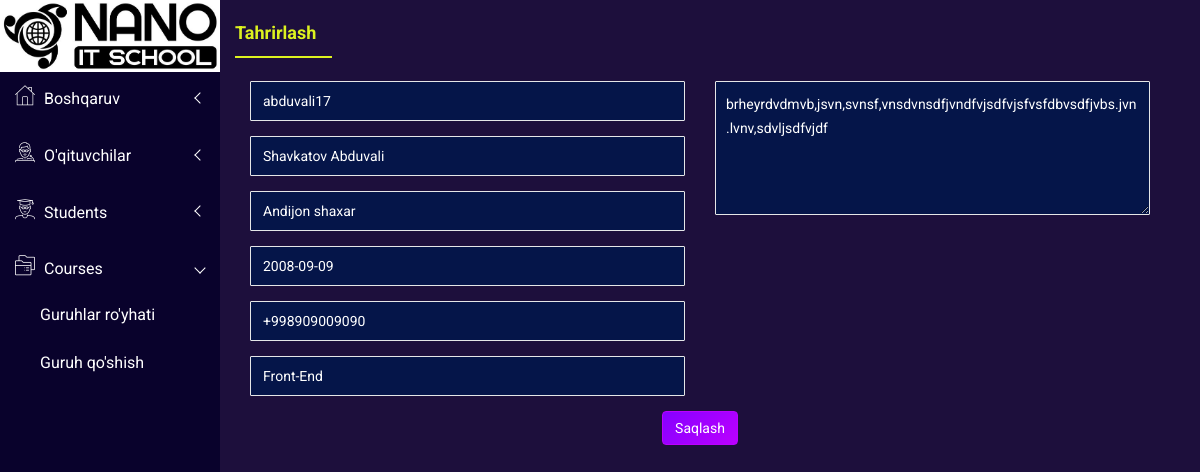
/professors/edit/1/, run on the app's committed database.
### main/models.py (models this page shows, shortened)
class ProfileUser(models.Model):
    ROLE_CHOICES = [
        ('teacher', "O'qituvchi"),
        ('student', "Talaba"),
    ]
    user = models.OneToOneField(User, on_delete=models.CASCADE, related_name='profile')
    role = models.CharField(max_length=10, choices=ROLE_CHOICES, default='student')
    full_name = models.CharField(max_length=150, null=True, blank=True)
    address = models.CharField(max_length=150, null=True, blank=True)
    phone_number = models.CharField(max_length=90, null=True, blank=True)
    birth_date = models.CharField(max_length=90, null=True, blank=True)
    description = models.TextField(blank=True, null=True)
    department = models.CharField(max_length=150, null=True, blank=True)
    profile_pic = models.ImageField(upload_to='profile_pics/', blank=True, null=True)
    group = models.ForeignKey('add_course_model', on_delete=models.SET_NULL, null=True, blank=True)
    is_approved = models.BooleanField(default=False)

### main/views.py (the view, shortened to what this page needs)
# urls.py: path('professors/edit/<int:professor_id>/', edit_professor_view, name='edit_professor'),
def edit_professor_view(request, professor_id):
    professor = get_object_or_404(ProfileUser, id=professor_id, role='teacher')
    context = {
        'professor': professor
    }
    return render(request, 'edit-professor.html', context)

### main/context_processors.py (called while the page is built)
def unread_notifications_count(request):
    if request.user.is_authenticated:
        count = Notification.objects.filter(user=request.user, is_read=False).count()
        return {'unread_notifications_count': count}
    return {}

### templates/edit-professor.html (shortened to what this page needs)
{% load static %}
<!doctype html>
<html class="no-js" lang="en">
<head>
    <link rel="stylesheet" href="{% static 'css/bootstrap.min.css' %}">
    <link rel="stylesheet" href="{% static 'css/font-awesome.min.css' %}">
    <link rel="stylesheet" href="{% static 'css/owl.carousel.css' %}">
    <link rel="stylesheet" href="{% static 'css/owl.theme.css' %}">
    <link rel="stylesheet" href="{% static 'css/owl.transitions.css' %}">
    <link rel="stylesheet" href="{% static 'css/animate.css' %}">
    <link rel="stylesheet" href="{% static 'css/normalize.css' %}">
    <link rel="stylesheet" href="{% static 'css/meanmenu.min.css' %}">
    <link rel="stylesheet" href="{% static 'css/main.css' %}">
    <link rel="stylesheet" href="{% static 'css/educate-custon-icon.css' %}">
    <link rel="stylesheet" href="{% static 'css/morrisjs/morris.css' %}">
    <link rel="stylesheet" href="{% static 'css/scrollbar/jquery.mCustomScrollbar.min.css' %}">
    <link rel="stylesheet" href="{% static 'css/metisMenu/metisMenu.min.css' %}">
    <link rel="stylesheet" href="{% static 'css/metisMenu/metisMenu-vertical.css' %}">
    <link rel="stylesheet" href="{% static 'css/calendar/fullcalendar.min.css' %}">
    <link rel="stylesheet" href="{% static 'css/calendar/fullcalendar.print.min.css' %}">
    <link rel="stylesheet" href="{% static 'css/form/all-type-forms.css' %}">
    <link rel="stylesheet" href="{% static 'css/dropzone/dropzone.css' %}">
    <link rel="stylesheet" href="{% static 'style.css' %}">
    <link rel="stylesheet" href="{% static 'css/responsive.css' %}">
</head>
<body>
    <div class="left-sidebar-pro">
        <nav id="sidebar" style="background-color: #09022c;" class="">
            <div class="sidebar-header">
                <a href="index.html"><img class="main-logo" src="{% static 'images/nano-logo.jpeg' %}" alt="" /></a>
            </div>
            <div class="left-custom-menu-adp-wrap comment-scrollbar">
                <nav class="sidebar-nav">
                    <ul class="metismenu" id="menu1">
                        <li>
                            <a class="has-arrow" href="/">
                                <span class="educate-icon educate-home icon-wrap"></span>
                                <span class="mini-click-non">Boshqaruv</span>
                            </a>
                        </li>
                        <li>
                            <a class="has-arrow" href="/" aria-expanded="false"><span
                                    class="educate-icon educate-professor icon-wrap"></span> <span
                                    class="mini-click-non">O'qituvchilar</span></a>
                        </li>
                        <li>
                            <a class="has-arrow" href="/" aria-expanded="false"><span
                                    class="educate-icon educate-student icon-wrap"></span> <span
                                    class="mini-click-non">Students</span></a>
                        </li>
                        <li class="active">
                            <a class="has-arrow" href="/" aria-expanded="false"><span
                                    class="educate-icon educate-course icon-wrap"></span> <span
                                    class="mini-click-non">Courses</span></a>
                            <ul class="submenu-angle" aria-expanded="false">
                                <li><a title="All Courses" href="/all-courses/"><span class="mini-sub-pro">Guruhlar ro'yhati</span></a></li>
                                <li><a title="Add Courses" href="/add-course/"><span class="mini-sub-pro">Guruh qo'shish</span></a></li>
                            </ul>
                        </li>
                    </ul>
                </nav>
            </div>
        </nav>
    </div>
        <div class="single-pro-review-area mt-t-30 mg-b-15">
            <div class="container-fluid">
                <div class="row">
                    <div class="col-lg-12 col-md-12 col-sm-12 col-xs-12">
                        <div class="product-payment-inner-st">
                            <ul id="myTabedu1" class="tab-review-design">
                                <li class="active"><a>Tahrirlash</a></li>
                            </ul>
                            <div id="myTabContent" class="tab-content custom-product-edit">
                                <div class="product-tab-list tab-pane fade active in" id="description">
                                    <div class="edit-someone">
                                        <div class="col-lg-12 col-md-12 col-sm-12 col-xs-12">
                                            <div class="review-content-section">
                                                <div id="dropzone1" class="pro-ad">
                                                    <form method="POST">
                                                        <div class="row">
                                                            <div class="col-lg-6 col-md-6 col-sm-6 col-xs-12">
                                                                <div class="form-group">
                                                                    <input name="full_name" type="text" class="form-control" placeholder="Username" value="{{ professor.user }}">
                                                                </div>
                                                                <div class="form-group">
                                                                    <input name="full_name" type="text" class="form-control" placeholder="Ism" value="{{ professor.full_name }}">
                                                                </div>
                                                                <div class="form-group">
                                                                    <input name="address" type="text" class="form-control" placeholder="Manzil" value="{{ professor.address }}">
                                                                </div>
                                                                <div class="form-group">
                                                                    <input name="birth_date" type="text" class="form-control" placeholder="Tug‘ilgan sana" value="{{ professor.birth_date }}">
                                                                </div>
                                                                <div class="form-group">
                                                                    <input name="phone_number" type="text" class="form-control" placeholder="Telefon raqam" value="{{ professor.phone_number }}">
                                                                </div>
                                                                <div class="form-group">
                                                                    <input name="department" type="text" class="form-control" placeholder="Bo‘lim" value="{{ professor.department }}">
                                                                </div>
                                                            </div>
                                                            <div class="col-lg-6 col-md-6 col-sm-6 col-xs-12">
                                                                <div class="form-group edit-ta-resize res-mg-t-15">
                                                                    <textarea name="description" class="form-control">{{ professor.description }}</textarea>
                                                                </div>
                                                            </div>
                                                        </div>
                                                        <div class="row">
                                                            <div class="col-lg-12">
                                                                <div class="payment-adress">
                                                                    <button type="submit" class="btn btn-primary waves-effect waves-light">Saqlash</button>
                                                                </div>
                                                            </div>
                                                        </div>
                                                    </form>
                                                </div>
                                            </div>
                                        </div>
                                    </div>
                                </div>
                            </div>
                        </div>
                    </div>
                </div>
            </div>
        </div>
</body>
</html>

### static/css/main.css (style rules this page uses)
html { color: #222; font-size: 1em; line-height: 1.4; }
audio, canvas, iframe, img, svg, video { vertical-align: middle; }
textarea { resize: vertical; }

### static/css/metisMenu/metisMenu-vertical.css (style rules this page uses)
.sidebar-nav { background: #fff; }
.sidebar-nav ul { padding: 0; margin: 0; list-style: none; background: #f5f5f5; }
.sidebar-nav .metismenu { background: #fff; display: -webkit-box; display: -ms-flexbox; display: flex; -webkit-box-orient: vertical; -webkit-box-direction: normal; -ms-flex-direction: column; flex-direction: column; }
.sidebar-nav .metismenu li + li { margin-top: 5px; }
.sidebar-nav .metismenu li:last-child { margin-bottom: 5px; }
.sidebar-nav .metismenu > li { display: -webkit-box; display: -ms-flexbox; display: flex; -webkit-box-orient: vertical; -webkit-box-direction: normal; -ms-flex-direction: column; flex-direction: column; position: relative; }
.sidebar-nav .metismenu a { position: relative; display: block; padding: 13px 15px; color: #444; outline-width: 0; transition: all .3s ease-out; font-size:16px; font-weight:400; }
.sidebar-nav .metismenu ul a { padding: 10px 15px 10px 40px; }
.sidebar-nav .metismenu li .icon-wrap { margin-right:5px; font-size:20px; color:#303030; }

### templates/edit-professor.html (style rules this page uses)
.edit-someone { background-color: rgba(29, 15, 60, 0.6); }

### data on the page
ProfileUser: full_name "abduvali17", full_name "Shavkatov Abduvali", address "Andijon shaxar", birth_date "2008-09-09", phone_number "+998909009090", department "Front-End", description "brheyrdvdmvb,jsvn,svnsf,vnsdvnsdfjvndfvjsdfvjsfvsfdbvsdfjvbs.jvn.lvnv,sdvljsdfvjdf"
